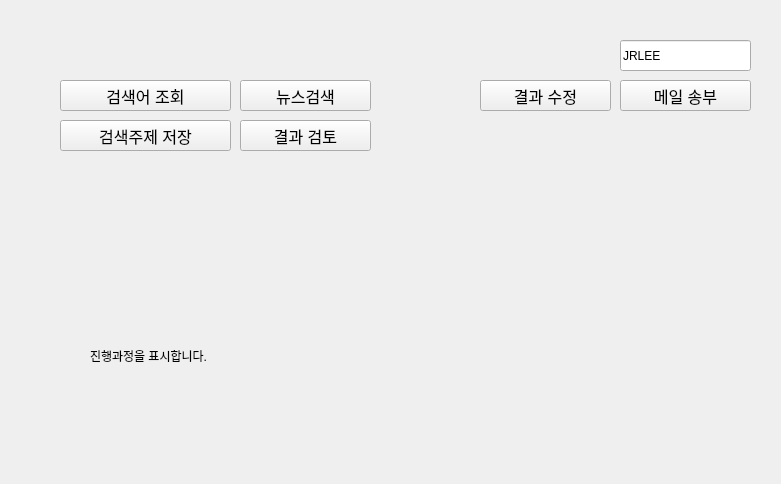
<?xml version="1.0" encoding="UTF-8"?>
<ui version="4.0">
 <class>Form</class>
 <widget class="QWidget" name="Form">
  <property name="geometry">
   <rect>
    <x>0</x>
    <y>0</y>
    <width>781</width>
    <height>484</height>
   </rect>
  </property>
  <property name="font">
   <font>
    <bold>false</bold>
    <stylestrategy>PreferDefault</stylestrategy>
   </font>
  </property>
  <property name="windowTitle">
   <string>네이버 뉴스 검색기</string>
  </property>
  <widget class="QLineEdit" name="txtToWhom">
   <property name="geometry">
    <rect>
     <x>620</x>
     <y>40</y>
     <width>131</width>
     <height>31</height>
    </rect>
   </property>
   <property name="text">
    <string>JRLEE</string>
   </property>
  </widget>
  <widget class="QPushButton" name="btnSaveSubject">
   <property name="geometry">
    <rect>
     <x>60</x>
     <y>120</y>
     <width>171</width>
     <height>31</height>
    </rect>
   </property>
   <property name="font">
    <font>
     <pointsize>12</pointsize>
     <bold>false</bold>
     <stylestrategy>PreferDefault</stylestrategy>
    </font>
   </property>
   <property name="text">
    <string>검색주제 저장</string>
   </property>
  </widget>
  <widget class="QPushButton" name="btnSearchNews">
   <property name="geometry">
    <rect>
     <x>240</x>
     <y>80</y>
     <width>131</width>
     <height>31</height>
    </rect>
   </property>
   <property name="font">
    <font>
     <pointsize>12</pointsize>
     <bold>false</bold>
     <stylestrategy>PreferDefault</stylestrategy>
    </font>
   </property>
   <property name="text">
    <string>뉴스검색</string>
   </property>
  </widget>
  <widget class="QPushButton" name="btnSearchSubject">
   <property name="geometry">
    <rect>
     <x>60</x>
     <y>80</y>
     <width>171</width>
     <height>31</height>
    </rect>
   </property>
   <property name="font">
    <font>
     <pointsize>12</pointsize>
     <bold>false</bold>
     <stylestrategy>PreferDefault</stylestrategy>
    </font>
   </property>
   <property name="text">
    <string>검색어 조회</string>
   </property>
  </widget>
  <widget class="QPushButton" name="btnResultReview">
   <property name="geometry">
    <rect>
     <x>240</x>
     <y>120</y>
     <width>131</width>
     <height>31</height>
    </rect>
   </property>
   <property name="font">
    <font>
     <pointsize>12</pointsize>
     <bold>false</bold>
     <stylestrategy>PreferDefault</stylestrategy>
    </font>
   </property>
   <property name="text">
    <string>결과 검토</string>
   </property>
  </widget>
  <widget class="QPushButton" name="btnResultUpdate">
   <property name="geometry">
    <rect>
     <x>480</x>
     <y>80</y>
     <width>131</width>
     <height>31</height>
    </rect>
   </property>
   <property name="font">
    <font>
     <pointsize>12</pointsize>
     <bold>false</bold>
     <stylestrategy>PreferDefault</stylestrategy>
    </font>
   </property>
   <property name="text">
    <string>결과 수정</string>
   </property>
  </widget>
  <widget class="QPushButton" name="btnSendEMail">
   <property name="geometry">
    <rect>
     <x>620</x>
     <y>80</y>
     <width>131</width>
     <height>31</height>
    </rect>
   </property>
   <property name="font">
    <font>
     <pointsize>12</pointsize>
     <bold>false</bold>
     <stylestrategy>PreferDefault</stylestrategy>
    </font>
   </property>
   <property name="text">
    <string>메일 송부</string>
   </property>
  </widget>
  <widget class="QLabel" name="lblProgress">
   <property name="geometry">
    <rect>
     <x>90</x>
     <y>310</y>
     <width>541</width>
     <height>91</height>
    </rect>
   </property>
   <property name="text">
    <string>진행과정을 표시합니다.</string>
   </property>
   <property name="wordWrap">
    <bool>true</bool>
   </property>
  </widget>
 </widget>
 <resources/>
 <connections/>
</ui>
